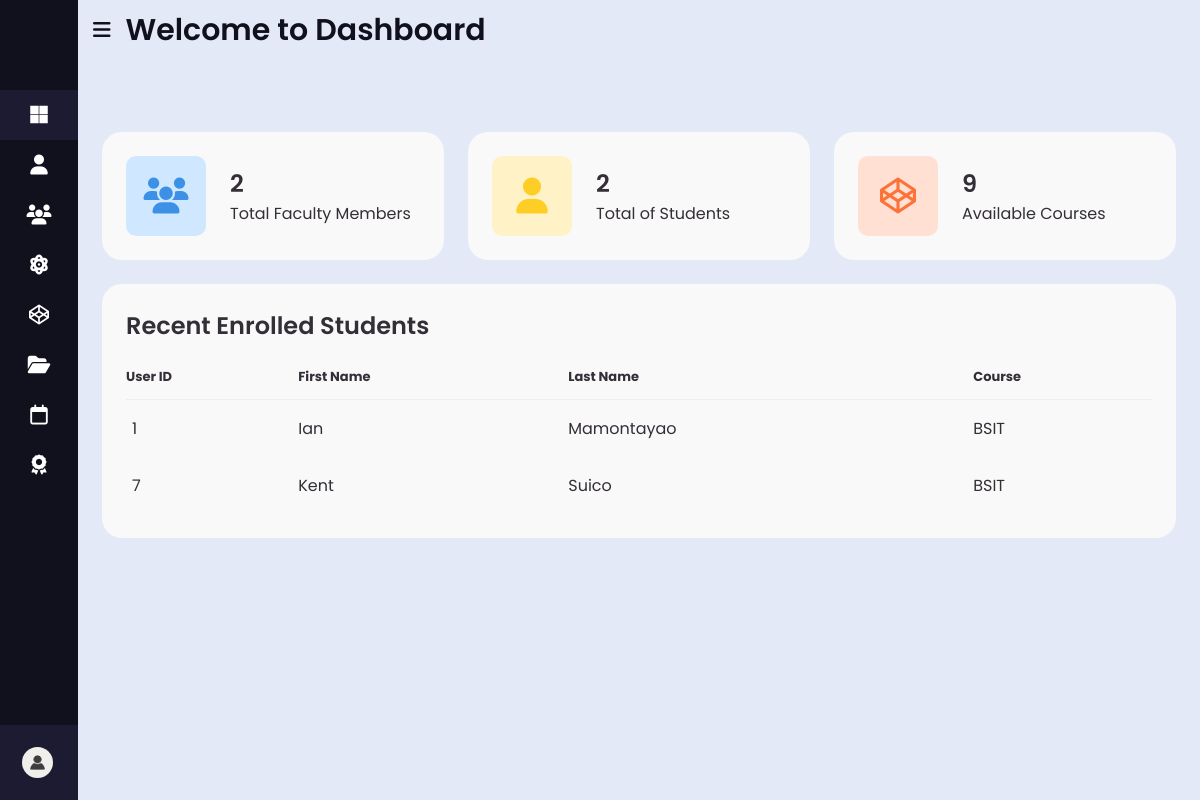
Screenshot of /grading-system/index.php (signed in) with the database file from the repository.
### tables this page shows
CREATE TABLE `student` (
  `ID` int(11) NOT NULL,
  `USERNAME` varchar(50) NOT NULL,
  `PASSWORD` varchar(255) NOT NULL,
  `ROLE` varchar(50) NOT NULL,
  `FIRST_NAME` varchar(100) NOT NULL,
  `MIDDLE_NAME` varchar(100) NOT NULL,
  `LAST_NAME` varchar(100) NOT NULL,
  `BIRTH_DATE` date NOT NULL,
  `GENDER` varchar(50) NOT NULL,
  `PUROK` varchar(100) NOT NULL,
  `BARANGAY` varchar(100) NOT NULL,
  `MUNICIPALITY` varchar(100) NOT NULL,
  `PROVINCE` varchar(100) NOT NULL,
  `ZIP_CODE` int(100) NOT NULL,
  `CONTACT_NUM` int(100) NOT NULL,
  `INSTITUTE` varchar(100) NOT NULL,
  `COURSE` varchar(100) NOT NULL,
  `GUARDIAN` varchar(100) NOT NULL,
  `GUARD_CONTACT` int(100) NOT NULL,
  `GUARD_ADDRESS` varchar(100) NOT NULL
);

### grading-system/index.php (the view, shortened to what this page needs)
<!DOCTYPE html>
<html lang="en">
<head>
    <link rel="stylesheet" href="https://cdnjs.cloudflare.com/ajax/libs/font-awesome/6.2.1/css/all.min.css" />
    <link rel="stylesheet" href="./CSS/main.css" />
</head>
<body>
    <?php  if (isset($_SESSION["ROLE"])):
          ?>
    <div class="sidebar close">
        <div class="logo">
        </div>
        <ul class="nav-list">
            <li class="see">
                <a href="index.php">
                    <i class="fab fa-microsoft"></i>
                </a>
            </li>
            <li>
                <div class="icon-link">
                    <a href="./student/students.php">
                        <i class="fa-solid fa-user"></i>
                    </a>
                </div>
            </li>
            <li>
                <div class="icon-link">
                    <a href="./faculty/faculty.php">
                        <i class="fa-solid fa-users"></i>
                    </a>
                </div>
            </li>
            <li>
                <div class="icon-link">
                    <a href="./subject/subject.php">
                        <i class="fa-solid fa-atom"></i>
                    </a>
                </div>
            </li>
            <li>
                <div class="icon-link">
                    <a href="./course/course.php">
                        <i class="fab fa-codepen"></i>
                    </a>
                </div>
            </li>
            <li>
                <div class="icon-link">
                    <a href="./institute/institute.php">
                        <i class="fa-solid fa-folder-open"></i>
                    </a>
                </div>
            </li>
            <li>
                <div class="icon-link">
                    <a href="./semester/semester.php">
                        <i class="fa-regular fa-calendar"></i>
                    </a>
                </div>
            </li>
            <li>
                <div class="icon-link">
                    <a href="./grade/grade.php">
                        <i class="fa-solid fa-award"></i>
                    </a>
                </div>
            </li>
            <li>
                <div class="profile-details">
                    <div class="profile-content">
                        <a href="profile.php?update=<?= $_SESSION["ROLE"]; ?>"><img src="./img/user.jpg" alt="" /></a>
                    </div>
                    <div class="name-job">
                    </div>
                    <a href="logout.php"><i class="fas fa-right-to-bracket"></i></a>
                </div>
            </li>
        </ul>
    </div>
    <div class="home-section">
        <div class="home-content">
            <i class="fas fa-bars"></i>
            <span class="text">Welcome to Dashboard</span>
        </div>
        <main>
            <ul class="box-info">
                <?php
            require_once("db.php");
            $sql = "SELECT COUNT(*) as total_faculty FROM faculty";
            $studs = "SELECT COUNT(*) as total_student FROM student";
            $cors = "SELECT COUNT(*) as total_courses FROM course";
            $result = $con->query($sql);
            $results = $con->query($studs);
            $resultss = $con->query($cors);
            if ($result->num_rows > 0) {
            $row = $result->fetch_assoc();
            $totalFaculty = $row['total_faculty'];
            $rows = $results->fetch_assoc();
            $totalStudent = $rows['total_student'];
            $rowss = $resultss->fetch_assoc();
            $totalCourses = $rowss['total_courses'];
            echo
          '<li>
            <i class="fa-solid fa-users"></i>
            <span class="text">
              <h3>' . $totalFaculty . '</h3>
              <p>Total Faculty Members</p>
            </span>
          </li>';
          echo
          '<li>
            <i class="fa-solid fa-user"></i>
            <span class="text">
              <h3>' . $totalStudent . '</h3>
              <p>Total of Students</p>
            </span>
          </li>';
          echo
          '<li>
            <i class="fab fa-codepen"></i>
            <span class="text">
              <h3>' . $totalCourses . '</h3>
              <p>Available Courses</p>
            </span>
          </li>
        </ul>';
      }
        else {
          echo "No students found.";
        }
        ?>
                <div class="table-data">
                    <div class="order">
                        <div class="head">
                            <h3>Recent Enrolled Students</h3>
                        </div>
                        <table>
                            <thead>
                                <tr>
                                    <th>User ID</th>
                                    <th>First Name</th>
                                    <th>Last Name</th>
                                    <th>Course</th>
                                </tr>
                            </thead>
                            <tbody>
                                <?php
            $queries =  "SELECT s.ID, s.FIRST_NAME, s.LAST_NAME, s.COURSE
                        FROM student AS s
                        LIMIT 5";
            $outcome = $con->query($queries);
            if ($outcome->num_rows > 0) {
                while ($rowing = $outcome->fetch_assoc()) {
                    echo "<tr>";
                    echo "<td>" . $rowing['ID'] . "</td>";
                    echo "<td>" . $rowing['FIRST_NAME'] . "</td>";
                    echo "<td>" . $rowing['LAST_NAME'] . "</td>";
                    echo "<td>" . $rowing['COURSE'] . "</td>";
                    echo "</tr>";
                }
            } else {
                echo "<tr><td colspan='5'>No records found.</td></tr>";
            }
                          ?>
                            </tbody>
                        </table>
                    </div>
                </div>
        </main>
        <?php else: ?>
        <?php require_once("login.php"); ?>
        <?php endif; ?>
</body>
</html>

### grading-system/CSS/main.css (style rules this page uses)
* { margin: 0; padding: 0; box-sizing: border-box; font-family: "Poppins", sans-serif; }
:root { --poppins: "Poppins", sans-serif; --lato: "Lato", sans-serif; --light: #f9f9f9; --blue: #3c91e6; --light-blue: #cfe8ff; --grey: #eee; --dark-grey: #aaaaaa; --dark: #342e37; --red: #db504a; --yellow: #ffce26; --light-yellow: #fff2c6; --orange: #fd7238; --light-orange: #ffe0d3; }
.sidebar { position: fixed; top: 0; left: 0; height: 100%; width: 260px; background-color: #11101d; z-index: 100; transition: all 0.5s ease; }
.sidebar.close { width: 78px; }
.sidebar .logo { height: 60px; display: flex; width: 100%; align-items: center; }
.sidebar .nav-list { height: 100%; padding: 30px 0 150px 0; overflow: auto; }
.sidebar .nav-list .see { background-color: #1d1b31; }
.sidebar.close .nav-list { overflow: visible; }
.sidebar .nav-list li { position: relative; list-style: none; transition: all 0.4s ease; }
.sidebar .nav-list li .icon-link { display: flex; align-items: center; justify-content: space-between; }
.sidebar.close .nav-list li .icon-link { display: block; }
.sidebar .nav-list li i { height: 50px; min-width: 78px; text-align: center; line-height: 50px; color: #fff; font-size: 20px; cursor: pointer; transition: all 0.3s ease; }
.sidebar .nav-list li a { display: flex; align-items: center; text-decoration: none; }
.profile-details { position: fixed; bottom: 0; width: 260px; display: flex; align-items: center; justify-content: space-between; background-color: #1d1b31; padding: 12px 0; transition: all 0.5s ease; }
.sidebar.close .profile-details { background-color: none; width: 78px; }
.profile-details .profile-content { display: flex; align-items: center; }
.profile-details .profile-content img { height: 51px; width: 51px; border-radius: 50%; object-fit: cover; margin: 0 14px 0 12px; background-color: #1d1b31; transition: all 0.5s ease; }
.sidebar.close .profile-details .profile-content img { padding: 10px; }
.home-section { position: relative; height: 100vh; width: calc(100% - 260px); left: 260px; background-color: #e4e9f7; transition: all 0.5s ease; }
.sidebar.close ~ .home-section { left: 78px; width: calc(100% - 78px); }
.home-section .home-content { display: flex; height: 60px; align-items: center; }
.home-section .home-content i, .home-section .home-content .text { color: #11101d; font-size: 20px; }
.home-section .home-content i { margin: 0 15px; cursor: pointer; }
.home-section .home-content .text { white-space: nowrap; font-size: 30px; font-weight: 600; }
main .box-info { margin-top: -60px; }
main .box-info li i { width: 80px; height: 80px; border-radius: 10px; font-size: 36px; display: flex; justify-content: center; align-items: center; }
.box-info li:nth-child(1) i { background: var(--light-blue); color: var(--blue); }
main .box-info li:nth-child(2) i { background: var(--light-yellow); color: var(--yellow); }
main .box-info li:nth-child(3) i { background: var(--light-orange); color: var(--orange); }
main { width: 100%; padding: 36px 24px; font-family: var(--poppins); max-height: calc(100vh - 56px); overflow-y: auto; }
main .box-info { display: grid; grid-template-columns: repeat(auto-fit, minmax(240px, 1fr)); grid-gap: 24px; margin-top: 36px; }
main .box-info li { padding: 24px; background: var(--light); border-radius: 20px; display: flex; align-items: center; grid-gap: 24px; }
main .box-info li .text h3 { font-size: 24px; font-weight: 600; color: var(--dark); }
main .box-info li .text p { color: var(--dark); }
main .table-data { flex-wrap: wrap; grid-gap: 24px; margin-top: 24px; width: 100%; color: var(--dark); }
main .table-data > div { border-radius: 20px; background: var(--light); padding: 24px; overflow-x: auto; }
main .table-data .head { display: flex; align-items: center; grid-gap: 16px; margin-bottom: 24px; }
main .table-data .head h3 { margin-right: auto; font-size: 24px; font-weight: 600; }
main .table-data .order { flex-grow: 1; flex-basis: 500px; }
main .table-data .order table { width: 100%; border-collapse: collapse; }
main .table-data .order table th { padding-bottom: 12px; font-size: 13px; text-align: left; border-bottom: 1px solid var(--grey); }
main .table-data .order table td { padding: 16px 0; }
main .table-data .order table tr td:first-child { display: flex; align-items: center; grid-gap: 12px; padding-left: 6px; }

### rows the page displays
student: ID "1", FIRST_NAME "Ian", LAST_NAME "Mamontayao", COURSE "BSIT"
student: ID "7", FIRST_NAME "Kent", LAST_NAME "Suico", COURSE "BSIT"

### other values shown
$totalFaculty "2"
$totalStudent "2"
$totalCourses "9"
